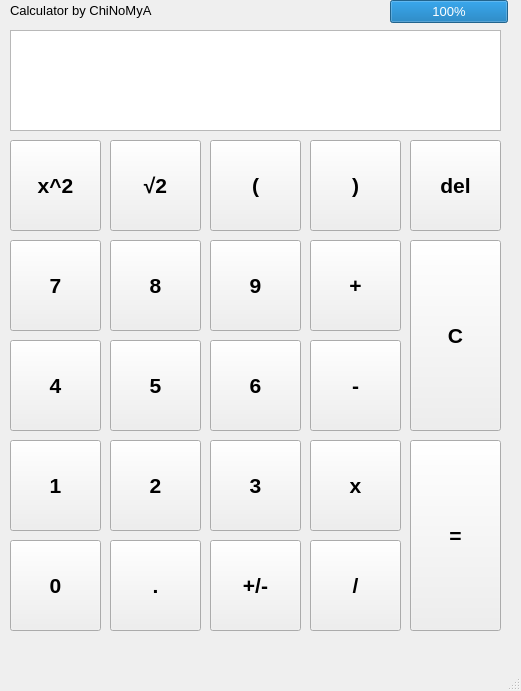
<?xml version="1.0" encoding="UTF-8"?>
<ui version="4.0">
 <class>MainWindow</class>
 <widget class="QMainWindow" name="MainWindow">
  <property name="geometry">
   <rect>
    <x>0</x>
    <y>0</y>
    <width>521</width>
    <height>691</height>
   </rect>
  </property>
  <property name="windowTitle">
   <string>Calculator</string>
  </property>
  <property name="toolButtonStyle">
   <enum>Qt::ToolButtonIconOnly</enum>
  </property>
  <property name="animated">
   <bool>true</bool>
  </property>
  <property name="documentMode">
   <bool>false</bool>
  </property>
  <property name="tabShape">
   <enum>QTabWidget::Rounded</enum>
  </property>
  <property name="dockOptions">
   <set>QMainWindow::AllowTabbedDocks|QMainWindow::AnimatedDocks</set>
  </property>
  <property name="unifiedTitleAndToolBarOnMac">
   <bool>false</bool>
  </property>
  <widget class="QWidget" name="centralwidget">
   <widget class="QPushButton" name="button_1">
    <property name="geometry">
     <rect>
      <x>10</x>
      <y>440</y>
      <width>91</width>
      <height>91</height>
     </rect>
    </property>
    <property name="font">
     <font>
      <pointsize>16</pointsize>
      <weight>75</weight>
      <bold>true</bold>
     </font>
    </property>
    <property name="cursor">
     <cursorShape>PointingHandCursor</cursorShape>
    </property>
    <property name="mouseTracking">
     <bool>false</bool>
    </property>
    <property name="text">
     <string>1</string>
    </property>
   </widget>
   <widget class="QPushButton" name="button_2">
    <property name="geometry">
     <rect>
      <x>110</x>
      <y>440</y>
      <width>91</width>
      <height>91</height>
     </rect>
    </property>
    <property name="font">
     <font>
      <pointsize>16</pointsize>
      <weight>75</weight>
      <bold>true</bold>
     </font>
    </property>
    <property name="cursor">
     <cursorShape>PointingHandCursor</cursorShape>
    </property>
    <property name="mouseTracking">
     <bool>false</bool>
    </property>
    <property name="text">
     <string>2</string>
    </property>
   </widget>
   <widget class="QPushButton" name="button_3">
    <property name="geometry">
     <rect>
      <x>210</x>
      <y>440</y>
      <width>91</width>
      <height>91</height>
     </rect>
    </property>
    <property name="font">
     <font>
      <pointsize>16</pointsize>
      <weight>75</weight>
      <bold>true</bold>
     </font>
    </property>
    <property name="cursor">
     <cursorShape>PointingHandCursor</cursorShape>
    </property>
    <property name="mouseTracking">
     <bool>false</bool>
    </property>
    <property name="text">
     <string>3</string>
    </property>
   </widget>
   <widget class="QPushButton" name="button_4">
    <property name="geometry">
     <rect>
      <x>10</x>
      <y>340</y>
      <width>91</width>
      <height>91</height>
     </rect>
    </property>
    <property name="font">
     <font>
      <pointsize>16</pointsize>
      <weight>75</weight>
      <bold>true</bold>
     </font>
    </property>
    <property name="cursor">
     <cursorShape>PointingHandCursor</cursorShape>
    </property>
    <property name="mouseTracking">
     <bool>false</bool>
    </property>
    <property name="text">
     <string>4</string>
    </property>
   </widget>
   <widget class="QPushButton" name="button_5">
    <property name="geometry">
     <rect>
      <x>110</x>
      <y>340</y>
      <width>91</width>
      <height>91</height>
     </rect>
    </property>
    <property name="font">
     <font>
      <pointsize>16</pointsize>
      <weight>75</weight>
      <bold>true</bold>
     </font>
    </property>
    <property name="cursor">
     <cursorShape>PointingHandCursor</cursorShape>
    </property>
    <property name="mouseTracking">
     <bool>false</bool>
    </property>
    <property name="text">
     <string>5</string>
    </property>
   </widget>
   <widget class="QPushButton" name="button_6">
    <property name="geometry">
     <rect>
      <x>210</x>
      <y>340</y>
      <width>91</width>
      <height>91</height>
     </rect>
    </property>
    <property name="font">
     <font>
      <pointsize>16</pointsize>
      <weight>75</weight>
      <bold>true</bold>
     </font>
    </property>
    <property name="cursor">
     <cursorShape>PointingHandCursor</cursorShape>
    </property>
    <property name="mouseTracking">
     <bool>false</bool>
    </property>
    <property name="text">
     <string>6</string>
    </property>
   </widget>
   <widget class="QPushButton" name="button_7">
    <property name="geometry">
     <rect>
      <x>10</x>
      <y>240</y>
      <width>91</width>
      <height>91</height>
     </rect>
    </property>
    <property name="font">
     <font>
      <pointsize>16</pointsize>
      <weight>75</weight>
      <bold>true</bold>
     </font>
    </property>
    <property name="cursor">
     <cursorShape>PointingHandCursor</cursorShape>
    </property>
    <property name="mouseTracking">
     <bool>false</bool>
    </property>
    <property name="text">
     <string>7</string>
    </property>
   </widget>
   <widget class="QPushButton" name="button_8">
    <property name="geometry">
     <rect>
      <x>110</x>
      <y>240</y>
      <width>91</width>
      <height>91</height>
     </rect>
    </property>
    <property name="font">
     <font>
      <pointsize>16</pointsize>
      <weight>75</weight>
      <bold>true</bold>
     </font>
    </property>
    <property name="cursor">
     <cursorShape>PointingHandCursor</cursorShape>
    </property>
    <property name="mouseTracking">
     <bool>false</bool>
    </property>
    <property name="text">
     <string>8</string>
    </property>
   </widget>
   <widget class="QPushButton" name="button_9">
    <property name="geometry">
     <rect>
      <x>210</x>
      <y>240</y>
      <width>91</width>
      <height>91</height>
     </rect>
    </property>
    <property name="font">
     <font>
      <pointsize>16</pointsize>
      <weight>75</weight>
      <bold>true</bold>
     </font>
    </property>
    <property name="cursor">
     <cursorShape>PointingHandCursor</cursorShape>
    </property>
    <property name="mouseTracking">
     <bool>false</bool>
    </property>
    <property name="tabletTracking">
     <bool>false</bool>
    </property>
    <property name="layoutDirection">
     <enum>Qt::LeftToRight</enum>
    </property>
    <property name="autoFillBackground">
     <bool>false</bool>
    </property>
    <property name="styleSheet">
     <string notr="true"/>
    </property>
    <property name="text">
     <string>9</string>
    </property>
    <property name="autoDefault">
     <bool>false</bool>
    </property>
    <property name="default">
     <bool>false</bool>
    </property>
    <property name="flat">
     <bool>false</bool>
    </property>
   </widget>
   <widget class="QLabel" name="label">
    <property name="geometry">
     <rect>
      <x>10</x>
      <y>-10</y>
      <width>191</width>
      <height>41</height>
     </rect>
    </property>
    <property name="font">
     <font>
      <pointsize>10</pointsize>
     </font>
    </property>
    <property name="text">
     <string>Calculator by ChiNoMyA</string>
    </property>
   </widget>
   <widget class="QProgressBar" name="progressBar">
    <property name="geometry">
     <rect>
      <x>390</x>
      <y>0</y>
      <width>118</width>
      <height>23</height>
     </rect>
    </property>
    <property name="font">
     <font>
      <family>Microsoft YaHei UI</family>
      <pointsize>10</pointsize>
      <italic>false</italic>
      <underline>false</underline>
      <stylestrategy>PreferDefault</stylestrategy>
      <kerning>true</kerning>
     </font>
    </property>
    <property name="locale">
     <locale language="English" country="UnitedStates"/>
    </property>
    <property name="value">
     <number>100</number>
    </property>
   </widget>
   <widget class="QPushButton" name="button_dot">
    <property name="geometry">
     <rect>
      <x>110</x>
      <y>540</y>
      <width>91</width>
      <height>91</height>
     </rect>
    </property>
    <property name="font">
     <font>
      <pointsize>16</pointsize>
      <weight>75</weight>
      <bold>true</bold>
     </font>
    </property>
    <property name="cursor">
     <cursorShape>PointingHandCursor</cursorShape>
    </property>
    <property name="mouseTracking">
     <bool>false</bool>
    </property>
    <property name="text">
     <string>.</string>
    </property>
   </widget>
   <widget class="QPushButton" name="button_as">
    <property name="geometry">
     <rect>
      <x>410</x>
      <y>440</y>
      <width>91</width>
      <height>191</height>
     </rect>
    </property>
    <property name="font">
     <font>
      <pointsize>16</pointsize>
      <weight>75</weight>
      <bold>true</bold>
     </font>
    </property>
    <property name="cursor">
     <cursorShape>PointingHandCursor</cursorShape>
    </property>
    <property name="mouseTracking">
     <bool>false</bool>
    </property>
    <property name="text">
     <string>=</string>
    </property>
   </widget>
   <widget class="QPushButton" name="button_0">
    <property name="geometry">
     <rect>
      <x>10</x>
      <y>540</y>
      <width>91</width>
      <height>91</height>
     </rect>
    </property>
    <property name="font">
     <font>
      <pointsize>16</pointsize>
      <weight>75</weight>
      <bold>true</bold>
     </font>
    </property>
    <property name="cursor">
     <cursorShape>PointingHandCursor</cursorShape>
    </property>
    <property name="mouseTracking">
     <bool>false</bool>
    </property>
    <property name="text">
     <string>0</string>
    </property>
   </widget>
   <widget class="QPushButton" name="button_plus">
    <property name="geometry">
     <rect>
      <x>310</x>
      <y>240</y>
      <width>91</width>
      <height>91</height>
     </rect>
    </property>
    <property name="font">
     <font>
      <pointsize>16</pointsize>
      <weight>75</weight>
      <bold>true</bold>
     </font>
    </property>
    <property name="cursor">
     <cursorShape>PointingHandCursor</cursorShape>
    </property>
    <property name="mouseTracking">
     <bool>false</bool>
    </property>
    <property name="tabletTracking">
     <bool>false</bool>
    </property>
    <property name="layoutDirection">
     <enum>Qt::LeftToRight</enum>
    </property>
    <property name="autoFillBackground">
     <bool>false</bool>
    </property>
    <property name="styleSheet">
     <string notr="true"/>
    </property>
    <property name="text">
     <string>+</string>
    </property>
    <property name="autoDefault">
     <bool>false</bool>
    </property>
    <property name="default">
     <bool>false</bool>
    </property>
    <property name="flat">
     <bool>false</bool>
    </property>
   </widget>
   <widget class="QPushButton" name="button_multi">
    <property name="geometry">
     <rect>
      <x>310</x>
      <y>440</y>
      <width>91</width>
      <height>91</height>
     </rect>
    </property>
    <property name="font">
     <font>
      <pointsize>16</pointsize>
      <weight>75</weight>
      <bold>true</bold>
     </font>
    </property>
    <property name="cursor">
     <cursorShape>PointingHandCursor</cursorShape>
    </property>
    <property name="mouseTracking">
     <bool>false</bool>
    </property>
    <property name="text">
     <string>x</string>
    </property>
   </widget>
   <widget class="QPushButton" name="button_minus">
    <property name="geometry">
     <rect>
      <x>310</x>
      <y>340</y>
      <width>91</width>
      <height>91</height>
     </rect>
    </property>
    <property name="font">
     <font>
      <pointsize>16</pointsize>
      <weight>75</weight>
      <bold>true</bold>
     </font>
    </property>
    <property name="cursor">
     <cursorShape>PointingHandCursor</cursorShape>
    </property>
    <property name="mouseTracking">
     <bool>false</bool>
    </property>
    <property name="text">
     <string>-</string>
    </property>
   </widget>
   <widget class="QPushButton" name="button_divid">
    <property name="geometry">
     <rect>
      <x>310</x>
      <y>540</y>
      <width>91</width>
      <height>91</height>
     </rect>
    </property>
    <property name="font">
     <font>
      <pointsize>16</pointsize>
      <weight>75</weight>
      <bold>true</bold>
     </font>
    </property>
    <property name="cursor">
     <cursorShape>PointingHandCursor</cursorShape>
    </property>
    <property name="mouseTracking">
     <bool>false</bool>
    </property>
    <property name="text">
     <string>/</string>
    </property>
   </widget>
   <widget class="QPushButton" name="button_bracketopen">
    <property name="geometry">
     <rect>
      <x>210</x>
      <y>140</y>
      <width>91</width>
      <height>91</height>
     </rect>
    </property>
    <property name="font">
     <font>
      <pointsize>16</pointsize>
      <weight>75</weight>
      <bold>true</bold>
     </font>
    </property>
    <property name="cursor">
     <cursorShape>PointingHandCursor</cursorShape>
    </property>
    <property name="mouseTracking">
     <bool>false</bool>
    </property>
    <property name="tabletTracking">
     <bool>false</bool>
    </property>
    <property name="layoutDirection">
     <enum>Qt::LeftToRight</enum>
    </property>
    <property name="autoFillBackground">
     <bool>false</bool>
    </property>
    <property name="styleSheet">
     <string notr="true"/>
    </property>
    <property name="text">
     <string>(</string>
    </property>
    <property name="autoDefault">
     <bool>false</bool>
    </property>
    <property name="default">
     <bool>false</bool>
    </property>
    <property name="flat">
     <bool>false</bool>
    </property>
   </widget>
   <widget class="QPushButton" name="button_bracketclose">
    <property name="geometry">
     <rect>
      <x>310</x>
      <y>140</y>
      <width>91</width>
      <height>91</height>
     </rect>
    </property>
    <property name="font">
     <font>
      <pointsize>16</pointsize>
      <weight>75</weight>
      <bold>true</bold>
     </font>
    </property>
    <property name="cursor">
     <cursorShape>PointingHandCursor</cursorShape>
    </property>
    <property name="mouseTracking">
     <bool>false</bool>
    </property>
    <property name="tabletTracking">
     <bool>false</bool>
    </property>
    <property name="layoutDirection">
     <enum>Qt::LeftToRight</enum>
    </property>
    <property name="autoFillBackground">
     <bool>false</bool>
    </property>
    <property name="styleSheet">
     <string notr="true"/>
    </property>
    <property name="text">
     <string>)</string>
    </property>
    <property name="autoDefault">
     <bool>false</bool>
    </property>
    <property name="default">
     <bool>false</bool>
    </property>
    <property name="flat">
     <bool>false</bool>
    </property>
   </widget>
   <widget class="QPushButton" name="button_power">
    <property name="geometry">
     <rect>
      <x>10</x>
      <y>140</y>
      <width>91</width>
      <height>91</height>
     </rect>
    </property>
    <property name="font">
     <font>
      <pointsize>16</pointsize>
      <weight>75</weight>
      <bold>true</bold>
     </font>
    </property>
    <property name="cursor">
     <cursorShape>PointingHandCursor</cursorShape>
    </property>
    <property name="mouseTracking">
     <bool>false</bool>
    </property>
    <property name="tabletTracking">
     <bool>false</bool>
    </property>
    <property name="layoutDirection">
     <enum>Qt::LeftToRight</enum>
    </property>
    <property name="autoFillBackground">
     <bool>false</bool>
    </property>
    <property name="styleSheet">
     <string notr="true"/>
    </property>
    <property name="text">
     <string>x^2</string>
    </property>
    <property name="autoDefault">
     <bool>false</bool>
    </property>
    <property name="default">
     <bool>false</bool>
    </property>
    <property name="flat">
     <bool>false</bool>
    </property>
   </widget>
   <widget class="QPushButton" name="button_sqrt">
    <property name="geometry">
     <rect>
      <x>110</x>
      <y>140</y>
      <width>91</width>
      <height>91</height>
     </rect>
    </property>
    <property name="font">
     <font>
      <pointsize>16</pointsize>
      <weight>75</weight>
      <bold>true</bold>
     </font>
    </property>
    <property name="cursor">
     <cursorShape>PointingHandCursor</cursorShape>
    </property>
    <property name="mouseTracking">
     <bool>false</bool>
    </property>
    <property name="tabletTracking">
     <bool>false</bool>
    </property>
    <property name="layoutDirection">
     <enum>Qt::LeftToRight</enum>
    </property>
    <property name="autoFillBackground">
     <bool>false</bool>
    </property>
    <property name="styleSheet">
     <string notr="true"/>
    </property>
    <property name="text">
     <string>√2</string>
    </property>
    <property name="autoDefault">
     <bool>false</bool>
    </property>
    <property name="default">
     <bool>false</bool>
    </property>
    <property name="flat">
     <bool>false</bool>
    </property>
   </widget>
   <widget class="QPushButton" name="button_Clear">
    <property name="geometry">
     <rect>
      <x>410</x>
      <y>240</y>
      <width>91</width>
      <height>191</height>
     </rect>
    </property>
    <property name="font">
     <font>
      <pointsize>16</pointsize>
      <weight>75</weight>
      <bold>true</bold>
     </font>
    </property>
    <property name="cursor">
     <cursorShape>PointingHandCursor</cursorShape>
    </property>
    <property name="mouseTracking">
     <bool>false</bool>
    </property>
    <property name="tabletTracking">
     <bool>false</bool>
    </property>
    <property name="layoutDirection">
     <enum>Qt::LeftToRight</enum>
    </property>
    <property name="autoFillBackground">
     <bool>false</bool>
    </property>
    <property name="styleSheet">
     <string notr="true"/>
    </property>
    <property name="text">
     <string>C</string>
    </property>
    <property name="autoDefault">
     <bool>false</bool>
    </property>
    <property name="default">
     <bool>false</bool>
    </property>
    <property name="flat">
     <bool>false</bool>
    </property>
   </widget>
   <widget class="QPushButton" name="button_plus_minus">
    <property name="geometry">
     <rect>
      <x>210</x>
      <y>540</y>
      <width>91</width>
      <height>91</height>
     </rect>
    </property>
    <property name="font">
     <font>
      <pointsize>16</pointsize>
      <weight>75</weight>
      <bold>true</bold>
     </font>
    </property>
    <property name="cursor">
     <cursorShape>PointingHandCursor</cursorShape>
    </property>
    <property name="mouseTracking">
     <bool>false</bool>
    </property>
    <property name="tabletTracking">
     <bool>false</bool>
    </property>
    <property name="layoutDirection">
     <enum>Qt::LeftToRight</enum>
    </property>
    <property name="autoFillBackground">
     <bool>false</bool>
    </property>
    <property name="styleSheet">
     <string notr="true"/>
    </property>
    <property name="text">
     <string>+/-</string>
    </property>
    <property name="autoDefault">
     <bool>false</bool>
    </property>
    <property name="default">
     <bool>false</bool>
    </property>
    <property name="flat">
     <bool>false</bool>
    </property>
   </widget>
   <widget class="QPushButton" name="button_Delete">
    <property name="geometry">
     <rect>
      <x>410</x>
      <y>140</y>
      <width>91</width>
      <height>91</height>
     </rect>
    </property>
    <property name="font">
     <font>
      <pointsize>16</pointsize>
      <weight>75</weight>
      <bold>true</bold>
     </font>
    </property>
    <property name="cursor">
     <cursorShape>PointingHandCursor</cursorShape>
    </property>
    <property name="mouseTracking">
     <bool>false</bool>
    </property>
    <property name="tabletTracking">
     <bool>false</bool>
    </property>
    <property name="layoutDirection">
     <enum>Qt::LeftToRight</enum>
    </property>
    <property name="autoFillBackground">
     <bool>false</bool>
    </property>
    <property name="styleSheet">
     <string notr="true"/>
    </property>
    <property name="text">
     <string>del</string>
    </property>
    <property name="autoDefault">
     <bool>false</bool>
    </property>
    <property name="default">
     <bool>false</bool>
    </property>
    <property name="flat">
     <bool>false</bool>
    </property>
   </widget>
   <widget class="QTextBrowser" name="Textbar">
    <property name="geometry">
     <rect>
      <x>10</x>
      <y>30</y>
      <width>491</width>
      <height>101</height>
     </rect>
    </property>
    <property name="font">
     <font>
      <pointsize>20</pointsize>
      <weight>75</weight>
      <bold>true</bold>
     </font>
    </property>
   </widget>
  </widget>
  <widget class="QMenuBar" name="menubar">
   <property name="geometry">
    <rect>
     <x>0</x>
     <y>0</y>
     <width>521</width>
     <height>27</height>
    </rect>
   </property>
  </widget>
  <widget class="QStatusBar" name="statusbar"/>
 </widget>
 <resources/>
 <connections/>
</ui>
